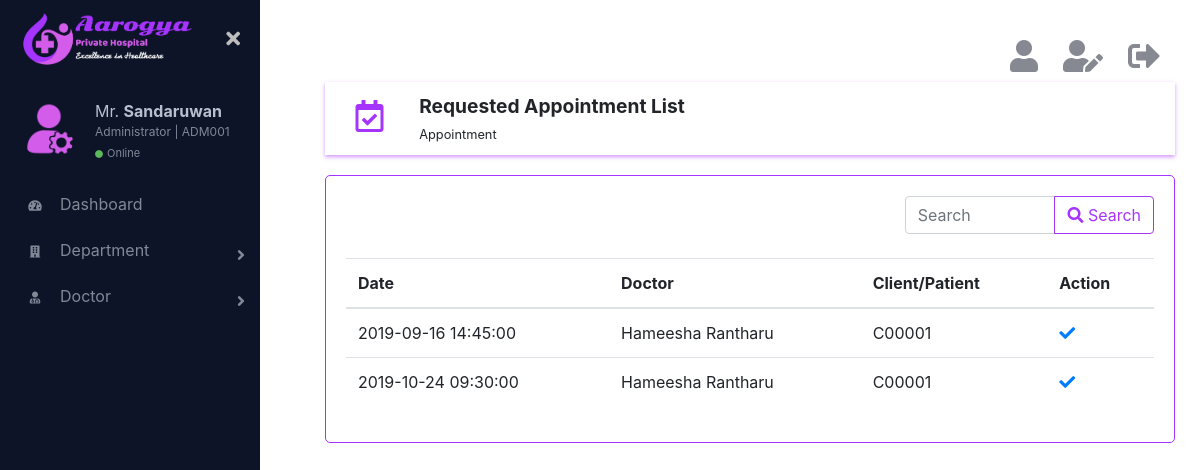
/html/requestedAppointmentList.php (signed in), run on the app's committed database.
### tables this page shows
CREATE TABLE IF NOT EXISTS `requestedappointment` (
  `id` int(11) NOT NULL AUTO_INCREMENT,
  `doctorId` char(6) NOT NULL,
  `clientId` char(6) NOT NULL,
  `date` date NOT NULL,
  `time` time NOT NULL,
  `is_deleted` int(11) NOT NULL,
  PRIMARY KEY (`id`)
);

CREATE TABLE IF NOT EXISTS `doctor` (
  `id` char(6) NOT NULL,
  `firstName` varchar(20) NOT NULL,
  `lastName` varchar(20) NOT NULL,
  `email` varchar(100) NOT NULL,
  `mobile` char(10) NOT NULL,
  `department` char(3) NOT NULL,
  `is_deleted` int(11) NOT NULL,
  PRIMARY KEY (`id`)
);

### html/requestedAppointmentList.php (the view, shortened to what this page needs)
<?php
    require_once('../connection/connection.php');
?>
<!DOCTYPE html>
<html lang="en">
    <head>
        <link rel="stylesheet" href="../css/bootstrap.min.css">
        <link href="https://cdnjs.cloudflare.com/ajax/libs/font-awesome/5.10.0-11/css/all.css" rel="stylesheet">
        <link href="../css/main.css" rel="stylesheet">
    </head>
    <body>
        <div class="page-wrapper chiller-theme toggled">
            <?php
                require_once('sidebar.php');
            ?>
            <main class="page-content">
                <div class="container">
                    <?php
                        require_once('logoutbar.php');
                    ?>
                    <div class="row topic">
                        <div class="col-md-1 topic-logo">
                            <i class="far fa-calendar-check fa-2x"></i>
                        </div>
                        <div class="col-md-11">
                            <span class="font-weight-bold"><big><?php if($_SESSION['role'] != 'client') echo "Requested"; else echo "Pending"; ?> Appointment List</big><br><small>Appointment</small></span>
                        </div>
                    </div>
                    <div class="row">
                        <div class="col-md-12 form">
                            <div class="row">
                                <div class='col-md-8'>
                                </div>
                                <div class="col-md-4">
                                    <form action="requestedAppointmentList.php" method="get">
                                        <div class="input-group">
                                            <input type="search" name="searchTxt" class="form-control" placeholder="Search">
                                            <div class="input-group-append">
                                                <button class="btn btn-outline-primary" type="submit" name="search"><i class="fas fa-search"></i> Search</button>
                                            </div>
                                        </div>
                                    </form>
                                </div>
                            </div>
                            <br>
                            <table class="table">
                              <thead>
                                <tr>
                                    <th scope="col">Date</th>
                                    <th scope="col">Doctor</th>
                                    <th scope="col">Client/Patient</th>
                                    <?php
                                        if($_SESSION['role'] != ''){
                                            echo "<th scope='col'>Action</th>";
                                        }
                                    ?>
                                </tr>
                              </thead>
                              <tbody>
                                  <?php
                                    if(isset($_GET['search'])){
                                        $search =  mysqli_real_escape_string($con,$_GET['searchTxt']);
                                        $query = "SELECT a.*,d.firstName as fn, d.lastName as ln FROM `requestedappointment` a, `doctor` d WHERE a.is_deleted = 0 AND a.doctorId = d.id AND a.`id` LIKE '{$search}%' OR a.`doctorId` LIKE '{$search}%' OR a.`clientId` LIKE '{$search}%' OR a.`date` LIKE '{$search}%' ORDER BY `date`";
                                    } else {
                                        if($_SESSION['role'] == 'doctor'){
                                            $query = "SELECT a.*,d.firstName as fn, d.lastName as ln FROM `requestedappointment` a, `doctor` d WHERE a.is_deleted = 0 AND a.doctorId = d.id AND a.doctorId = '{$_SESSION['id']}' ORDER BY `date`";
                                        } else if($_SESSION['role'] == 'client'){
                                            $query = "SELECT a.*,d.firstName as fn, d.lastName as ln FROM `requestedappointment` a, `doctor` d WHERE a.is_deleted = 0 AND a.doctorId = d.id AND a.clientId = '{$_SESSION['id']}' ORDER BY `date`";
                                        } else {
                                            $query = "SELECT a.*,d.firstName as fn, d.lastName as ln FROM `requestedappointment` a, `doctor` d WHERE a.is_deleted = 0 AND a.doctorId = d.id ORDER BY `date`";
                                        }
                                    }
                                    $result_set = mysqli_query($con,$query);
                                    if (mysqli_num_rows($result_set) >= 1) {
                                        while($ap = mysqli_fetch_assoc($result_set)){
                                            echo "<tr>";
                                            echo "<td>".$ap['date']." ".$ap['time']."</td>";
                                            echo "<td>".$ap['fn']." ".$ap['ln']."</td>";
                                            echo "<td>".$ap['clientId']."</td>";
                                            echo "<td>";
                                            if($_SESSION['role'] != 'client'){
                                                echo "<a href='requestedAppointmentList.php?id1={$ap['id']}' onclick=\"return confirm('Are you sure to approve this appointment ?');\"><i class='fas fa-check mr-3' data-toggle='tooltip' title='Approve'></i></a>";
                                            }
                                            echo "</td></tr>";
                                        }
                                    } else {
                                        echo "<tr><td><h4 class='text-danger'>No records</h4></td></tr>";
                                    }
                                  ?>
                              </tbody>
                            </table>
                        </div>
                    </div>
                </div>
            </main>
        </div>
    </body>
    </html>

### css/main.css (style rules this page uses)
.page-wrapper .sidebar-wrapper, .sidebar-wrapper .sidebar-brand > a, .sidebar-wrapper .sidebar-dropdown > a:after, .sidebar-wrapper .sidebar-menu .sidebar-dropdown .sidebar-submenu li a:before, .sidebar-wrapper ul li a i, .page-wrapper .page-content, .sidebar-wrapper .sidebar-search input.search-menu, .sidebar-wrapper .sidebar-search .input-group-text, .sidebar-wrapper .sidebar-menu ul li a, #show-sidebar, #close-sidebar { -webkit-transition: all 0.3s ease; -moz-transition: all 0.3s ease; -ms-transition: all 0.3s ease; -o-transition: all 0.3s ease; transition: all 0.3s ease; }
.page-wrapper { height: 100vh; }
@media screen and (min-width: 700px) { .page-wrapper.toggled .page-content { padding-left: 300px; } }
.page-wrapper .page-content { display: inline-block; width: 100%; padding-left: 0px; padding-top: 20px; }
.page-wrapper .page-content > div { padding: 20px 40px; }
.page-wrapper .page-content { overflow-x: hidden; }
.topic { box-shadow: 0 2px 4px rgba(165, 52, 254, 0.5); padding: 10px; }
.topic-logo { display: inline-block; text-align: center; color: rgb(165, 52, 254); margin-top: 8px; }
.form { margin-top: 20px; border: 1px solid rgb(165, 52, 254); border-radius: 5px; padding: 20px; }

### data on the page
requestedappointment: date "2019-09-16", time "14:45:00", doctorId.firstName "Hameesha", doctorId.lastName "Rantharu", clientId "C00001"
requestedappointment: date "2019-10-24", time "09:30:00", doctorId.firstName "Hameesha", doctorId.lastName "Rantharu", clientId "C00001"

### other printed values
$_SESSION['lastName'] "Sandaruwan"
$_SESSION['id'] "ADM001"
